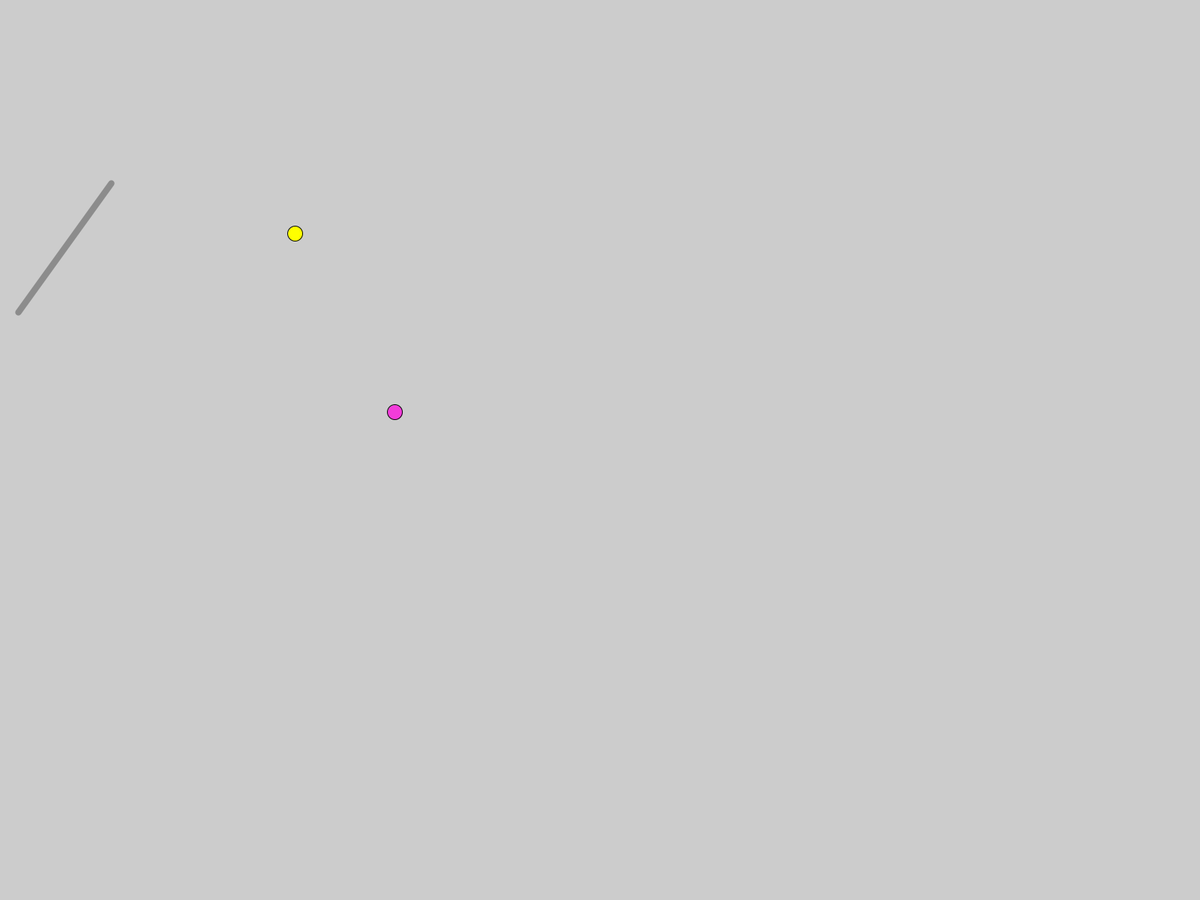
Frame 1 (no input)
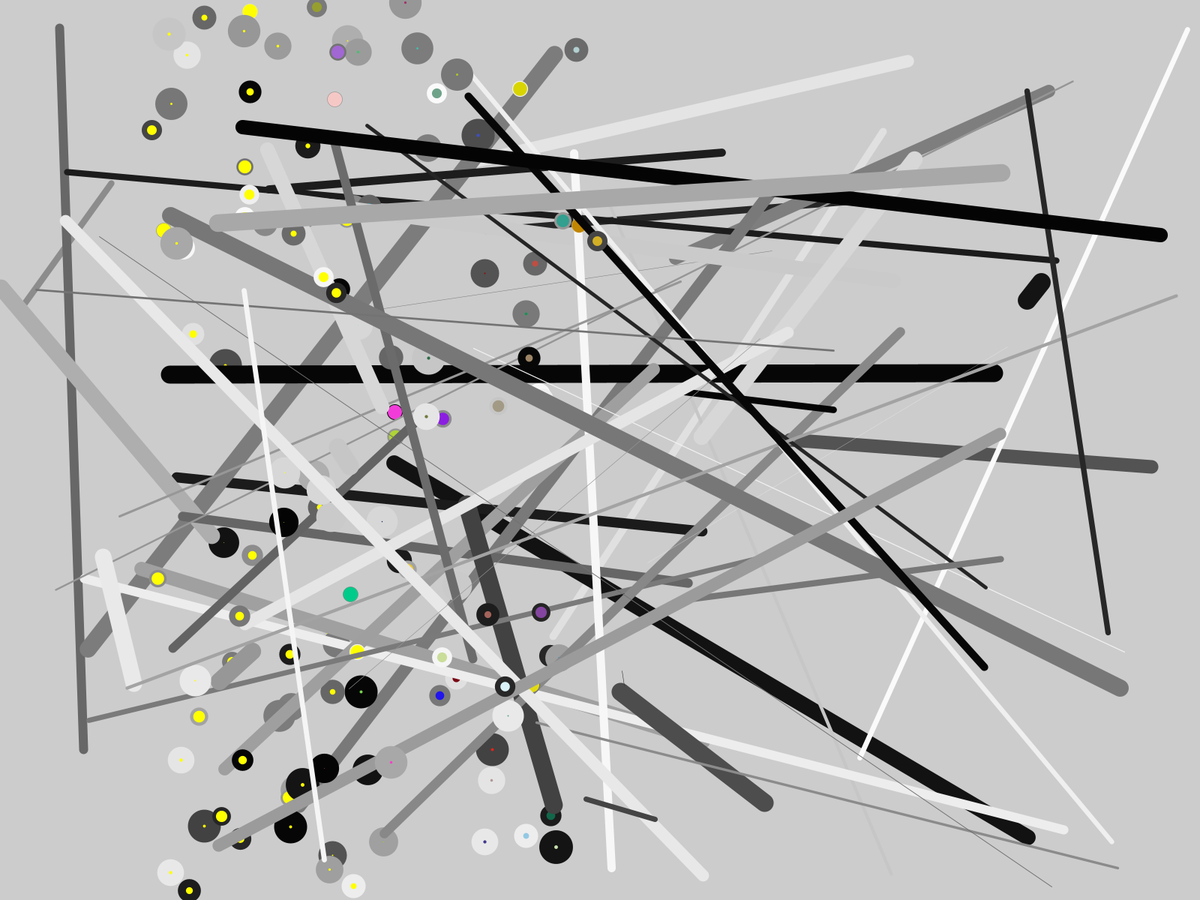
Frame 60 (the mouse pressed at the canvas centre just before this capture)
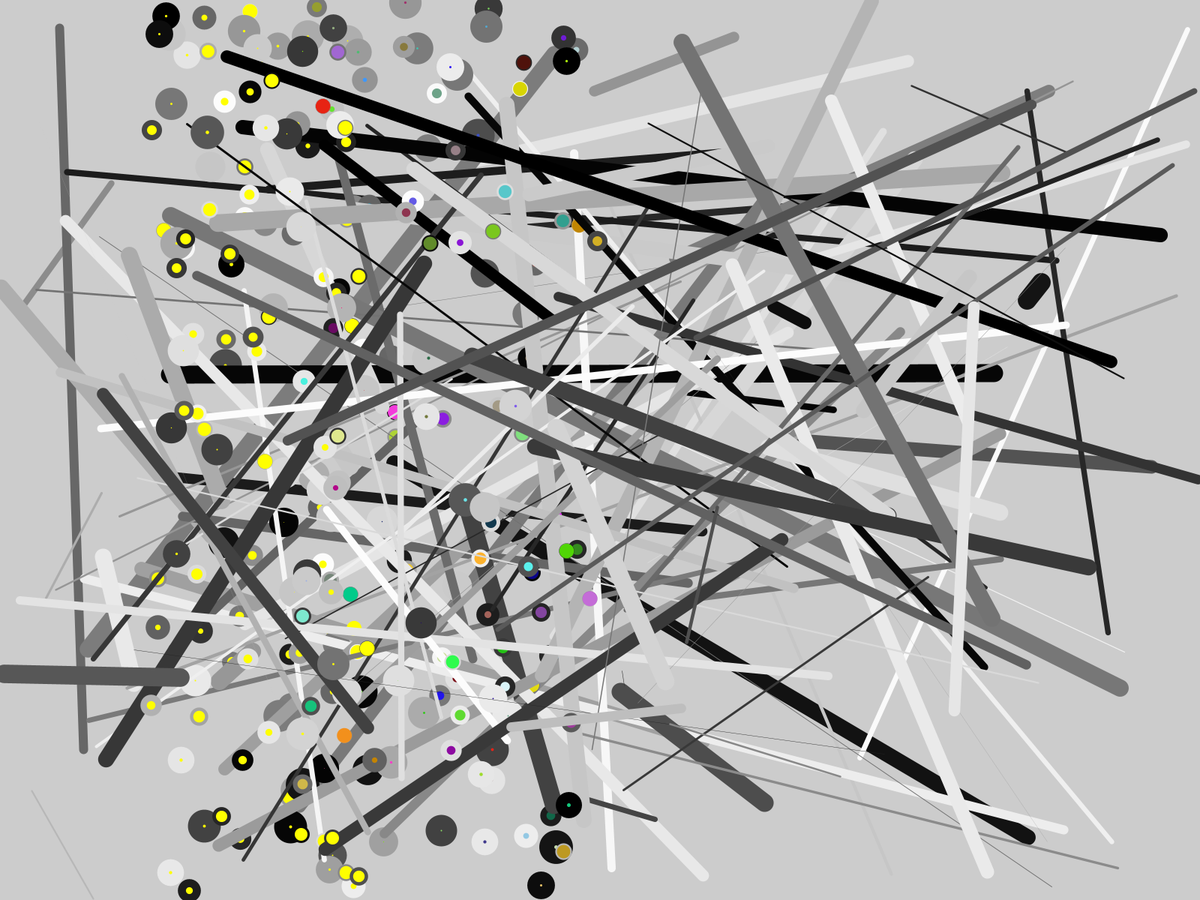
Frame 120 (the mouse held since frame 60 and released just before this capture)

The Processing sketch that drew these frames (run headless with seeded random() and noise(); from frame 60 on, the mouse is pressed at the canvas centre):

// Processing sketch: class_3_in_out_2
// ── class_3_in_out_2.pde
void setup() {
  //size(800,600);
  fullScreen(); //It makes me an screen without menu bar.
 
}

void draw() {
  fill(255,255,0); //yellow skittles
  
  // draw a circle at a random location
  ellipse(random(200,500), random(height), 20, 20);
  // random(width) is random = 1280`
  // but if I write random(200,500) it will random in only one section.
  
  fill(random(255), random(255), random(255)); //rainbow skittles
  
  // draw a circle at a random location
  ellipse(random(400,800), random(height), 20, 20);
  // random(width) is random = 1280`
  // but if I write random(200,500) it will random in only one section.
 
   //draw a random line
 stroke(random(255)); //random stroke color
 strokeWeight(random(25)); //random stroke weight
 line(random(width), random(height), random(width), random(height));
  
}
